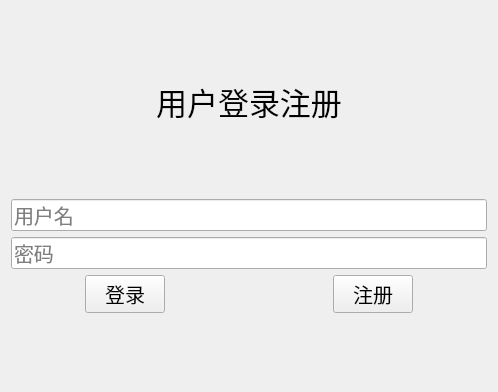
<?xml version="1.0" encoding="UTF-8"?>
<ui version="4.0">
 <class>LoginWidget</class>
 <widget class="QWidget" name="LoginWidget">
  <property name="geometry">
   <rect>
    <x>0</x>
    <y>0</y>
    <width>498</width>
    <height>392</height>
   </rect>
  </property>
  <property name="windowTitle">
   <string>LoginWidget</string>
  </property>
  <layout class="QVBoxLayout" name="verticalLayout">
   <item>
    <spacer name="verticalSpacer_2">
     <property name="orientation">
      <enum>Qt::Vertical</enum>
     </property>
     <property name="sizeHint" stdset="0">
      <size>
       <width>20</width>
       <height>40</height>
      </size>
     </property>
    </spacer>
   </item>
   <item>
    <widget class="QLabel" name="main_title">
     <property name="font">
      <font>
       <pointsize>23</pointsize>
      </font>
     </property>
     <property name="text">
      <string>用户登录注册</string>
     </property>
     <property name="alignment">
      <set>Qt::AlignCenter</set>
     </property>
    </widget>
   </item>
   <item>
    <spacer name="verticalSpacer_3">
     <property name="orientation">
      <enum>Qt::Vertical</enum>
     </property>
     <property name="sizeHint" stdset="0">
      <size>
       <width>20</width>
       <height>40</height>
      </size>
     </property>
    </spacer>
   </item>
   <item>
    <widget class="QLineEdit" name="username_lineEdit">
     <property name="font">
      <font>
       <pointsize>15</pointsize>
      </font>
     </property>
     <property name="inputMask">
      <string/>
     </property>
     <property name="placeholderText">
      <string>用户名</string>
     </property>
    </widget>
   </item>
   <item>
    <widget class="QLineEdit" name="password_lineEdit">
     <property name="font">
      <font>
       <pointsize>15</pointsize>
      </font>
     </property>
     <property name="inputMask">
      <string/>
     </property>
     <property name="echoMode">
      <enum>QLineEdit::Password</enum>
     </property>
     <property name="placeholderText">
      <string>密码</string>
     </property>
    </widget>
   </item>
   <item>
    <layout class="QHBoxLayout" name="horizontalLayout">
     <item>
      <spacer name="horizontalSpacer">
       <property name="orientation">
        <enum>Qt::Horizontal</enum>
       </property>
       <property name="sizeHint" stdset="0">
        <size>
         <width>40</width>
         <height>20</height>
        </size>
       </property>
      </spacer>
     </item>
     <item>
      <widget class="QPushButton" name="login_pushButton">
       <property name="font">
        <font>
         <pointsize>15</pointsize>
        </font>
       </property>
       <property name="text">
        <string>登录</string>
       </property>
      </widget>
     </item>
     <item>
      <spacer name="horizontalSpacer_4">
       <property name="orientation">
        <enum>Qt::Horizontal</enum>
       </property>
       <property name="sizeHint" stdset="0">
        <size>
         <width>40</width>
         <height>20</height>
        </size>
       </property>
      </spacer>
     </item>
     <item>
      <widget class="QLabel" name="state_label">
       <property name="text">
        <string/>
       </property>
      </widget>
     </item>
     <item>
      <spacer name="horizontalSpacer_2">
       <property name="orientation">
        <enum>Qt::Horizontal</enum>
       </property>
       <property name="sizeHint" stdset="0">
        <size>
         <width>40</width>
         <height>20</height>
        </size>
       </property>
      </spacer>
     </item>
     <item>
      <widget class="QPushButton" name="register_pushButton">
       <property name="font">
        <font>
         <pointsize>15</pointsize>
        </font>
       </property>
       <property name="text">
        <string>注册</string>
       </property>
      </widget>
     </item>
     <item>
      <spacer name="horizontalSpacer_3">
       <property name="orientation">
        <enum>Qt::Horizontal</enum>
       </property>
       <property name="sizeHint" stdset="0">
        <size>
         <width>40</width>
         <height>20</height>
        </size>
       </property>
      </spacer>
     </item>
    </layout>
   </item>
   <item>
    <spacer name="verticalSpacer">
     <property name="orientation">
      <enum>Qt::Vertical</enum>
     </property>
     <property name="sizeHint" stdset="0">
      <size>
       <width>20</width>
       <height>40</height>
      </size>
     </property>
    </spacer>
   </item>
  </layout>
 </widget>
 <resources/>
 <connections/>
</ui>
